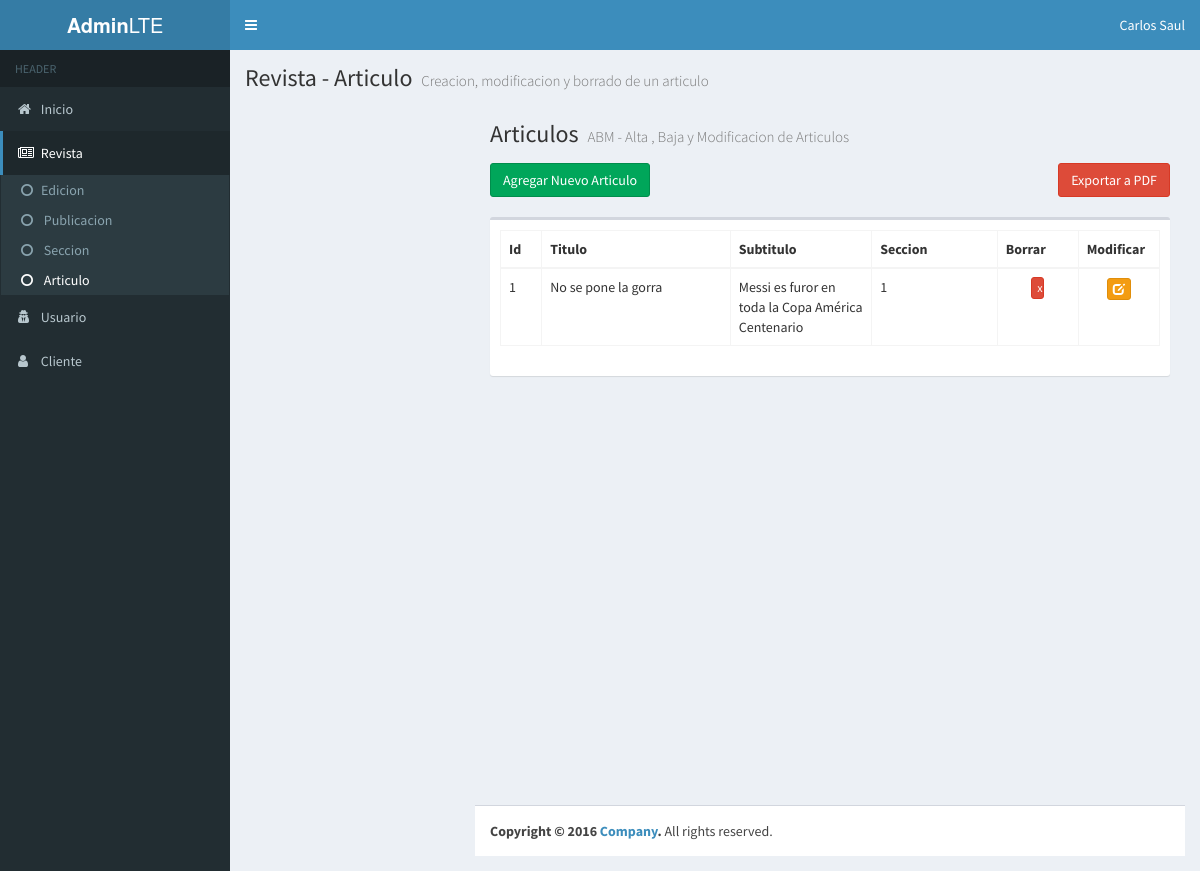
Page /vistas/panel_admin/revista/panel-administrador-revista-articulo.php on the committed database.
### tables this page shows
CREATE TABLE `articulo` (
  `id_articulo` int(11) NOT NULL,
  `titulo` varchar(75) NOT NULL,
  `subtitulo` varchar(50) NOT NULL,
  `texto` text,
  `id_seccion` int(11) DEFAULT NULL,
  `coordenadas` varchar(1024) DEFAULT NULL
);

### php/panel_admin/revista/tabla_articulo.php (the view, shortened to what this page needs)
<?php
                include("../../../bd/conexion.php");
                    $sql = "SELECT * FROM articulo ORDER BY id_articulo DESC" ;
                    $resultado = mysqli_query($conexion, $sql);
                    while($fila = mysqli_fetch_array($resultado)) {
                      echo "<tr>";
                      echo '<td>'.$fila["id_articulo"].'</td>
                            <td>'.$fila["titulo"].'</td>
                            <td>'.$fila["subtitulo"].'</td>
                            <td>'.$fila["id_seccion"].'</td>
                            <td style="text-align:center"><button type="button" style=" width:20%"  name="delete_btn" id="delete_btn" data-id1="'.$fila["id_articulo"].'" class="btn btn-xs btn-danger btn_delete">x</button></td>
                            <td style="text-align:center"><a href="#'.$fila["id_articulo"].'" id="mod_btn" class="dropdown-toggle btn btn-xs btn-warning glyphicon glyphicon-edit" data-target="#'.$fila["id_articulo"].'" data-toggle="modal" role="button"></a></td>';
                    }
            ?>

### rows in the picture
articulo: id_articulo "1", titulo "No se pone la gorra", subtitulo "Messi es furor en toda la Copa América Centenario", id_seccion "1"
